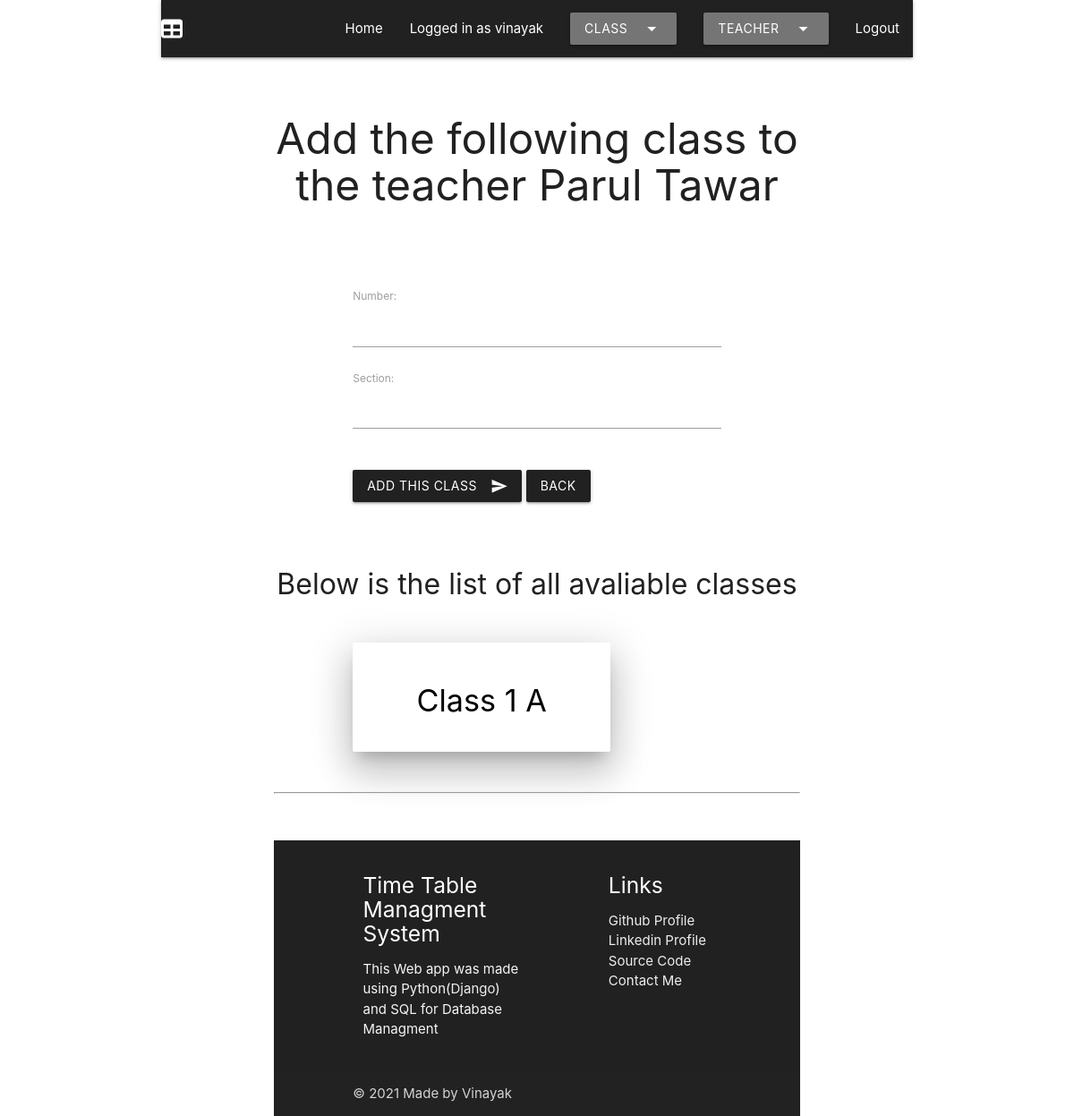
Screenshot of /teacher_insert/add_class/5 (signed in) with the database file from the repository.
### app1/models.py (models this page shows, shortened)
class Teacher(models.Model):
    classes = models.ManyToManyField(Class)
    First_Name = models.CharField(max_length=100)
    Last_Name = models.CharField(max_length=100)
    Subject = models.CharField(max_length=100)
    Monday_0 = models.CharField(max_length=200, null=True, blank=True)
    Monday_1 = models.CharField(max_length=200, null=True, blank=True)
    Monday_2 = models.CharField(max_length=200, null=True, blank=True)
    Monday_3 = models.CharField(max_length=200, null=True, blank=True)
    Monday_4 = models.CharField(max_length=200, null=True, blank=True)
    Monday_5 = models.CharField(max_length=200, null=True, blank=True)
    Monday_6 = models.CharField(max_length=200, null=True, blank=True)
    Monday_7 = models.CharField(max_length=200, null=True, blank=True)
    Monday_8 = models.CharField(max_length=200, null=True, blank=True)
    Tuesday_0 = models.CharField(max_length=200, null=True, blank=True)
    Tuesday_1 = models.CharField(max_length=200, null=True, blank=True)
    Tuesday_2 = models.CharField(max_length=200, null=True, blank=True)
    Tuesday_3 = models.CharField(max_length=200, null=True, blank=True)
    Tuesday_4 = models.CharField(max_length=200, null=True, blank=True)
    Tuesday_5 = models.CharField(max_length=200, null=True, blank=True)
    Tuesday_6 = models.CharField(max_length=200, null=True, blank=True)
    Tuesday_7 = models.CharField(max_length=200, null=True, blank=True)
    Tuesday_8 = models.CharField(max_length=200, null=True, blank=True)
    Wednesday_0 = models.CharField(max_length=200, null=True, blank=True)
    Wednesday_1 = models.CharField(max_length=200, null=True, blank=True)
    Wednesday_2 = models.CharField(max_length=200, null=True, blank=True)
    Wednesday_3 = models.CharField(max_length=200, null=True, blank=True)
    Wednesday_4 = models.CharField(max_length=200, null=True, blank=True)
    Wednesday_5 = models.CharField(max_length=200, null=True, blank=True)
    Wednesday_6 = models.CharField(max_length=200, null=True, blank=True)
    Wednesday_7 = models.CharField(max_length=200, null=True, blank=True)
    Wednesday_8 = models.CharField(max_length=200, null=True, blank=True)
    Thursday_0 = models.CharField(max_length=200, null=True, blank=True)
    Thursday_1 = models.CharField(max_length=200, null=True, blank=True)
    Thursday_2 = models.CharField(max_length=200, null=True, blank=True)
    Thursday_3 = models.CharField(max_length=200, null=True, blank=True)
    Thursday_4 = models.CharField(max_length=200, null=True, blank=True)
    Thursday_5 = models.CharField(max_length=200, null=True, blank=True)
    Thursday_6 = models.CharField(max_length=200, null=True, blank=True)
    Thursday_7 = models.CharField(max_length=200, null=True, blank=True)
    Thursday_8 = models.CharField(max_length=200, null=True, blank=True)
    Friday_0 = models.CharField(max_length=200, null=True, blank=True)
    Friday_1 = models.CharField(max_length=200, null=True, blank=True)
    Friday_2 = models.CharField(max_length=200, null=True, blank=True)
    Friday_3 = models.CharField(max_length=200, null=True, blank=True)
    Friday_4 = models.CharField(max_length=200, null=True, blank=True)
    Friday_5 = models.CharField(max_length=200, null=True, blank=True)
    Friday_6 = models.CharField(max_length=200, null=True, blank=True)
    Friday_7 = models.CharField(max_length=200, null=True, blank=True)
    Friday_8 = models.CharField(max_length=200, null=True, blank=True)
    Saturday_0 = models.CharField(max_length=200, null=True, blank=True)
    Saturday_1 = models.CharField(max_length=200, null=True, blank=True)
    Saturday_2 = models.CharField(max_length=200, null=True, blank=True)
    Saturday_3 = models.CharField(max_length=200, null=True, blank=True)
    Saturday_4 = models.CharField(max_length=200, null=True, blank=True)
    Saturday_5 = models.CharField(max_length=200, null=True, blank=True)
    Saturday_6 = models.CharField(max_length=200, null=True, blank=True)
    Saturday_7 = models.CharField(max_length=200, null=True, blank=True)
    Saturday_8 = models.CharField(max_length=200, null=True, blank=True)

class Class(models.Model):
    Number = models.IntegerField()
    Section = models.CharField(max_length=2)
    Monday_0 = models.CharField(max_length=200, null=True, blank=True)
    Monday_1 = models.CharField(max_length=200, null=True, blank=True)
    Monday_2 = models.CharField(max_length=200, null=True, blank=True)
    Monday_3 = models.CharField(max_length=200, null=True, blank=True)
    Monday_4 = models.CharField(max_length=200, null=True, blank=True)
    Monday_5 = models.CharField(max_length=200, null=True, blank=True)
    Monday_6 = models.CharField(max_length=200, null=True, blank=True)
    Monday_7 = models.CharField(max_length=200, null=True, blank=True)
    Monday_8 = models.CharField(max_length=200, null=True, blank=True)
    Tuesday_0 = models.CharField(max_length=200, null=True, blank=True)
    Tuesday_1 = models.CharField(max_length=200, null=True, blank=True)
    Tuesday_2 = models.CharField(max_length=200, null=True, blank=True)
    Tuesday_3 = models.CharField(max_length=200, null=True, blank=True)
    Tuesday_4 = models.CharField(max_length=200, null=True, blank=True)
    Tuesday_5 = models.CharField(max_length=200, null=True, blank=True)
    Tuesday_6 = models.CharField(max_length=200, null=True, blank=True)
    Tuesday_7 = models.CharField(max_length=200, null=True, blank=True)
    Tuesday_8 = models.CharField(max_length=200, null=True, blank=True)
    Wednesday_0 = models.CharField(max_length=200, null=True, blank=True)
    Wednesday_1 = models.CharField(max_length=200, null=True, blank=True)
    Wednesday_2 = models.CharField(max_length=200, null=True, blank=True)
    Wednesday_3 = models.CharField(max_length=200, null=True, blank=True)
    Wednesday_4 = models.CharField(max_length=200, null=True, blank=True)
    Wednesday_5 = models.CharField(max_length=200, null=True, blank=True)
    Wednesday_6 = models.CharField(max_length=200, null=True, blank=True)
    Wednesday_7 = models.CharField(max_length=200, null=True, blank=True)
    Wednesday_8 = models.CharField(max_length=200, null=True, blank=True)
    Thursday_0 = models.CharField(max_length=200, null=True, blank=True)
    Thursday_1 = models.CharField(max_length=200, null=True, blank=True)
    Thursday_2 = models.CharField(max_length=200, null=True, blank=True)
    Thursday_3 = models.CharField(max_length=200, null=True, blank=True)
    Thursday_4 = models.CharField(max_length=200, null=True, blank=True)
    Thursday_5 = models.CharField(max_length=200, null=True, blank=True)
    Thursday_6 = models.CharField(max_length=200, null=True, blank=True)
    Thursday_7 = models.CharField(max_length=200, null=True, blank=True)
    Thursday_8 = models.CharField(max_length=200, null=True, blank=True)
    Friday_0 = models.CharField(max_length=200, null=True, blank=True)
    Friday_1 = models.CharField(max_length=200, null=True, blank=True)
    Friday_2 = models.CharField(max_length=200, null=True, blank=True)
    Friday_3 = models.CharField(max_length=200, null=True, blank=True)
    Friday_4 = models.CharField(max_length=200, null=True, blank=True)
    Friday_5 = models.CharField(max_length=200, null=True, blank=True)
    Friday_6 = models.CharField(max_length=200, null=True, blank=True)
    Friday_7 = models.CharField(max_length=200, null=True, blank=True)
    Friday_8 = models.CharField(max_length=200, null=True, blank=True)
    Saturday_0 = models.CharField(max_length=200, null=True, blank=True)
    Saturday_1 = models.CharField(max_length=200, null=True, blank=True)
    Saturday_2 = models.CharField(max_length=200, null=True, blank=True)
    Saturday_3 = models.CharField(max_length=200, null=True, blank=True)
    Saturday_4 = models.CharField(max_length=200, null=True, blank=True)
    Saturday_5 = models.CharField(max_length=200, null=True, blank=True)
    Saturday_6 = models.CharField(max_length=200, null=True, blank=True)
    Saturday_7 = models.CharField(max_length=200, null=True, blank=True)
    Saturday_8 = models.CharField(max_length=200, null=True, blank=True)

### app1/views.py (the view, shortened to what this page needs)
# urls.py: path('teacher_insert/add_class/<slug>', views.add_class_slug, name = "add_class_slug"),
def add_class_slug(request, slug):
    assert isinstance(request, HttpRequest)
    if request.user.is_authenticated:
        if Teacher.objects.filter(id=slug):
            t = Teacher.objects.get(id=slug)
            form = Class_se()
            clas = Class.objects.all()
            return render(
                request,
                "app1/add_class_slug.html",
                {
                    'title': t.First_Name + " " + t.Last_Name,
                    'year': datetime.now().year,
                    'form': form,
                    'teach': t,
                    'classes': clas,
                }
            )
        messages.error(request, f"Teacher not found")
        return redirect("app1:add_class")
    else:
        return redirect("app1:login")

### app1/forms.py
class Class_se(forms.Form):
    Number = forms.IntegerField()
    Section = forms.CharField(max_length=2)

### app1/templates/app1/add_class_slug.html (shortened to what this page needs)
{% extends "app1/layout.html" %}
{% block content %}
	<br />
	<div class = "container">
		<h1 align="center" class="noprint">
			Add the following class to the teacher {{ teach.First_Name }} {{ teach.Last_Name }}
		</h1>
		<br />
		<br />
		<div class="container noprint">
			<form method="post">
				{{ form.as_p }}
				<br />
				<button class="btn waves-effect waves-light grey darken-4" type="submit" name="action">Add this class
					<i class="material-icons right">send</i>
                </button>
                <button class="btn waves-effect waves-light grey darken-4" onclick="document.location = '/teacher_insert/add_class'">back
				</button>
				<br />
			</form>
		</div>
		<br />
        <br />
        <h3 align="center" class="noprint">
			Below is the list of all avaliable classes
		</h3>
		<br />
		<div class = "container center">
			{% for t in classes %}
            		<div class="container card-panel hoverable z-depth-5 center">
                		<h4 align = "center" class="black-text">
                        	Class {{ t.Number }} {{t.Section}}
                		</h4>
            		</div>
        		<br />
			{% endfor %}
		</div>
{% endblock %}

### app1/templates/app1/include/navbar.html (shortened to what this page needs)
<div class="container noprint">
  <nav class="grey darken-4 sidenav-trigger">
      <div class="nav-wrapper">
        <a href="#!" class="brand-logo">&nbsp;&nbsp;<i class="fas fa-table">&nbsp;&nbsp;</i>&nbsp;&nbsp;</a>
        <ul class="right hide-on-med-and-down">
          <li><a href="/">Home</a></li>
          {% if request.user.is_authenticated %}
            <li><a href="{% if request.user.is_superuser %}/admin {% else %}/user{% endif %}">Logged in as {{ request.user.username }}</a></li>
            <li><a class='dropdown-trigger btn grey darken-1' href='#' data-target='dropdown1'>Class<i class="material-icons right">arrow_drop_down</i></a></li>
            <li><a class='dropdown-trigger btn grey darken-1' href='#' data-target='dropdown2'>Teacher<i class="material-icons right">arrow_drop_down</i></a></li>
            <li><a href="/logout">Logout</a></li>
          {% elif not request.user.is_authenticated %}
            <li><a href="/login">Login</a></li>
          {% endif %}
        </ul>
      </div>
  </nav>
</div>

### app1/templates/app1/layout.html (style rules this page uses)
body { display: flex; min-height: 100vh; flex-direction: column; }
h1 { font-size: 6vh; }
h3 { font-size: 4vh; }

### rows the page displays
Teacher: First_Name "Parul", Last_Name "Tawar"
Class: Number "1", Section "A"

### other values shown
{{ request.user.username }} "vinayak"
